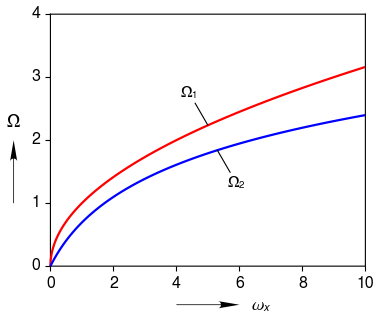

Source code (Python):
# -*- coding: utf-8 -*-
"""
Created on Sat Apr 18 15:10:23 2015

@author: Ben
"""
import clearplot.plot_functions as pf
import numpy as np

xa = np.arange(0,10,0.01)
ya = np.sqrt(xa)
xb = xa
yb = np.log(xb + 1.0)

[fig, ax, curves] = pf.plot('', [xa, xb], [ya, yb], \
    labels = [r'\Omega_1', r'\Omega_2'], legend = False, \
    x_label = [r'\omega_{x}'], y_label = [r'\Omega'])
ax.label_curves(ndx = [500, 530], angles = [120, -60])
fig.save('two_curves-labels-no_units.png')